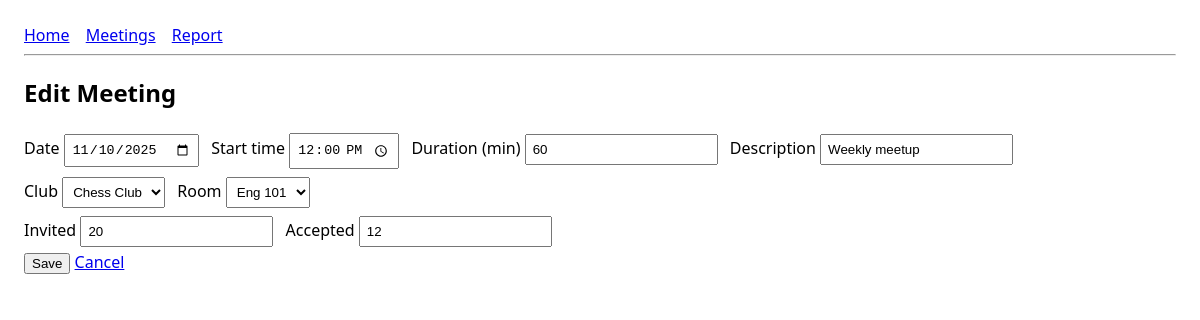
The app's page /meetings/1/edit with its own data.
### models.py (models this page shows)
class Meeting(db.Model):
    __tablename__ = "meetings"
    meeting_id = db.Column(db.Integer, primary_key=True)
    date = db.Column(db.Date, nullable=False)
    start_time = db.Column(db.Time, nullable=False)
    duration_minutes = db.Column(db.Integer, nullable=False)
    description = db.Column(db.String(255))
    club_id = db.Column(db.Integer, db.ForeignKey("clubs.club_id"), nullable=False)
    room_id = db.Column(db.Integer, db.ForeignKey("rooms.room_id"), nullable=False)
    invited_count = db.Column(db.Integer, default=0)
    accepted_count = db.Column(db.Integer, default=0)
    club = db.relationship("Club")
    room = db.relationship("Room")

### app.py (the view)
@app.route("/meetings/<int:meeting_id>/edit")
def meetings_edit(meeting_id):
    m = Meeting.query.get_or_404(meeting_id)
    clubs = Club.query.order_by(Club.name).all()
    rooms = Room.query.order_by(Room.building, Room.number).all()
    return render_template("meeting_form.html",
                           mode="edit", m=m, clubs=clubs, rooms=rooms, now=datetime.now())

### templates/meeting_form.html
{% extends "base.html" %}
{% block content %}
  <h2>{{ "New" if mode=="create" else "Edit" }} Meeting</h2>
  <form method="post" action="{{ '/meetings' if mode=='create' else '/meetings/%d/update' % m.meeting_id }}">
    <label>Date
      <input type="date" name="date"
             value="{{ m.date.strftime('%Y-%m-%d') if m and m.date else '' }}"
             min="{{ now.strftime('%Y-%m-%d') }}"
             required>
    </label>
    <label>Start time
      <input type="time" name="start_time"
             value="{{ m.start_time.strftime('%H:%M') if m and m.start_time else '' }}"
             required>
    </label>
    <label>Duration (min) <input type="number" name="duration_minutes" value="{{ m.duration_minutes if m else 60 }}" required></label>
    <label>Description <input type="text" name="description" value="{{ m.description if m else '' }}"></label>
    <br>
    <label>Club
      <select name="club_id" required>
        {% for c in clubs %}
          <option value="{{ c.club_id }}" {{ 'selected' if m and m.club_id==c.club_id else '' }}>{{ c.name }}</option>
        {% endfor %}
      </select>
    </label>
    <label>Room
      <select name="room_id" required>
        {% for r in rooms %}
          <option value="{{ r.room_id }}" {{ 'selected' if m and m.room_id==r.room_id else '' }}>
            {{ r.building }} {{ r.number }}
          </option>
        {% endfor %}
      </select>
    </label>
    <br>
    <label>Invited
      <input type="number" name="invited_count" min="0"
             value="{{ m.invited_count if m else '' }}" required>
    </label>
    <label>Accepted
      <input type="number" name="accepted_count" min="0"
             value="{{ m.accepted_count if m else '' }}" required>
    </label>
    <br>
    <button type="submit">{{ "Create" if mode=="create" else "Save" }}</button>
    <a href="/meetings">Cancel</a>
  </form>
{% endblock %}

### templates/base.html (style rules this page uses)
body { font-family: system-ui, -apple-system, Segoe UI, Roboto, Arial; margin: 24px; }
input, select { padding: 6px; margin: 4px 8px 4px 0; }

### records on screen
Meeting: date "11/10/2025", start_time "12:00", duration_minutes "60", description "Weekly meetup", invited_count "20", accepted_count "12"

### other values on screen
{{ "New" if mode=="create" else "Edit" }} "Edit"
{{ "Create" if mode=="create" else "Save" }} "Save"
form field club_id "Chess Club"
form field room_id "Eng 101"
